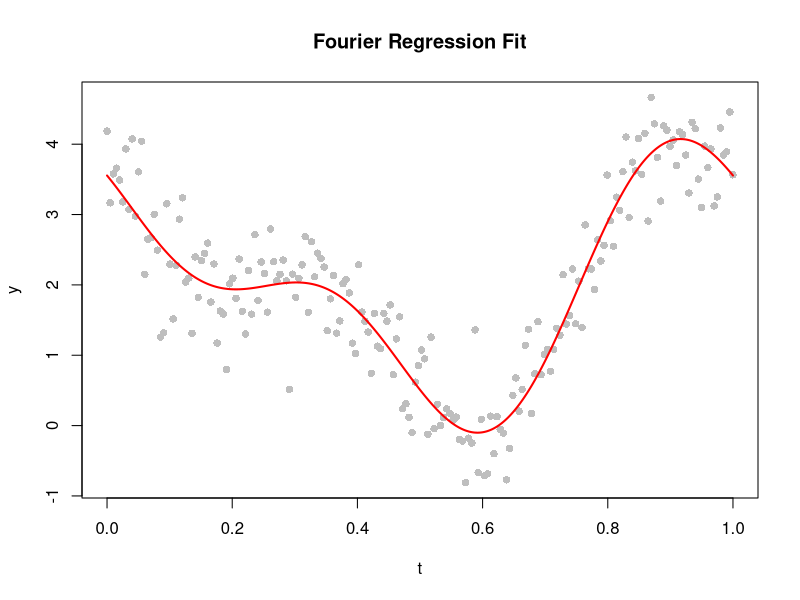

Recreate this plot in R. (Note: this script raises an error after producing the figure.)
#loaded data from the cs file with my column as V82
data <- read.csv("./fourier_regression_data.csv")
summary(data)

t <- data[,1]
y <- data[,2]

fourier_terms <- function(t, K, T=1) {
  mat <- matrix(nrow=length(t), ncol=2*K)
  for (k in 1:K) {
    mat[, 2*k-1] <- sin(2*pi*k*t / T)
    mat[, 2*k]   <- cos(2*pi*k*t / T)
  }
  as.data.frame(mat)
}

aic_values <- numeric(5)
models <- list()

for (K in 1:5) {
  X <- fourier_terms(t, K)
  df <- cbind(y=y, X)
  fit <- lm(y ~ ., data=df)
  models[[K]] <- fit
  aic_values[K] <- AIC(fit)
  cat("K =", K, "| AIC =", AIC(fit), "\n")
}

best_K <- which.min(aic_values)
cat("Best K:", best_K, "\n")

# Plot
plot(t, y, main="Fourier Regression Fit", pch=16, col="gray")
t_seq <- seq(min(t), max(t), length.out=500)
X_pred <- fourier_terms(t_seq, best_K)
y_pred <- predict(models[[best_K]], newdata=X_pred)
lines(t_seq, y_pred, col="red", lwd=2)

plot(newdata$t, pred$fit[,1], type="l", col="blue", lwd=2,
     xlab="time", ylab="Predicted mean", main="Fourier regression fit")
lines(newdata$t, pred$fit[,2], lty=2, col="blue", lwd=1)
lines(newdata$t, pred$fit[,3], lty=2, col="blue", lwd=1)
points(t, y, pch=16, col="black")
